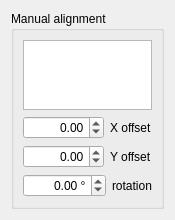
      <widget class="QWidget" name="page_manual">
       <property name="geometry">
        <rect>
         <x>0</x>
         <y>0</y>
         <width>139</width>
         <height>204</height>
        </rect>
       </property>
       <attribute name="label">
        <string>Manual alignment</string>
       </attribute>
       <layout class="QVBoxLayout" name="verticalLayout_9">
        <item>
         <widget class="QGroupBox" name="manualAlignGroupBox">
          <property name="sizePolicy">
           <sizepolicy hsizetype="Preferred" vsizetype="Expanding">
            <horstretch>0</horstretch>
            <verstretch>0</verstretch>
           </sizepolicy>
          </property>
          <property name="title">
           <string>Manual alignment</string>
          </property>
          <layout class="QVBoxLayout" name="verticalLayout_8">
           <item>
            <widget class="QListWidget" name="listWidgetManualAlign"/>
           </item>
           <item>
            <layout class="QHBoxLayout" name="horizontalLayout_11">
             <item>
              <widget class="QDoubleSpinBox" name="doubleSpinBoxOffsetX">
               <property name="sizePolicy">
                <sizepolicy hsizetype="Expanding" vsizetype="Fixed">
                 <horstretch>0</horstretch>
                 <verstretch>0</verstretch>
                </sizepolicy>
               </property>
               <property name="alignment">
                <set>Qt::AlignRight|Qt::AlignTrailing|Qt::AlignVCenter</set>
               </property>
               <property name="minimum">
                <double>-99999.000000000000000</double>
               </property>
               <property name="maximum">
                <double>99999.000000000000000</double>
               </property>
               <property name="singleStep">
                <double>0.100000000000000</double>
               </property>
               <property name="value">
                <double>0.000000000000000</double>
               </property>
              </widget>
             </item>
             <item>
              <widget class="QLabel" name="label_4">
               <property name="sizePolicy">
                <sizepolicy hsizetype="Minimum" vsizetype="Preferred">
                 <horstretch>0</horstretch>
                 <verstretch>0</verstretch>
                </sizepolicy>
               </property>
               <property name="minimumSize">
                <size>
                 <width>0</width>
                 <height>0</height>
                </size>
               </property>
               <property name="text">
                <string>X offset</string>
               </property>
              </widget>
             </item>
            </layout>
           </item>
           <item>
            <layout class="QHBoxLayout" name="horizontalLayout_10">
             <item>
              <widget class="QDoubleSpinBox" name="doubleSpinBoxOffsetY">
               <property name="sizePolicy">
                <sizepolicy hsizetype="Expanding" vsizetype="Fixed">
                 <horstretch>0</horstretch>
                 <verstretch>0</verstretch>
                </sizepolicy>
               </property>
               <property name="alignment">
                <set>Qt::AlignRight|Qt::AlignTrailing|Qt::AlignVCenter</set>
               </property>
               <property name="minimum">
                <double>-99999.000000000000000</double>
               </property>
               <property name="maximum">
                <double>99999.000000000000000</double>
               </property>
               <property name="singleStep">
                <double>0.100000000000000</double>
               </property>
              </widget>
             </item>
             <item>
              <widget class="QLabel" name="label_3">
               <property name="sizePolicy">
                <sizepolicy hsizetype="Minimum" vsizetype="Preferred">
                 <horstretch>0</horstretch>
                 <verstretch>0</verstretch>
                </sizepolicy>
               </property>
               <property name="minimumSize">
                <size>
                 <width>0</width>
                 <height>0</height>
                </size>
               </property>
               <property name="text">
                <string>Y offset</string>
               </property>
              </widget>
             </item>
            </layout>
           </item>
           <item>
            <layout class="QHBoxLayout" name="horizontalLayout_17">
             <item>
              <widget class="QDoubleSpinBox" name="spinBoxOffsetT">
               <property name="sizePolicy">
                <sizepolicy hsizetype="Expanding" vsizetype="Fixed">
                 <horstretch>0</horstretch>
                 <verstretch>0</verstretch>
                </sizepolicy>
               </property>
               <property name="alignment">
                <set>Qt::AlignRight|Qt::AlignTrailing|Qt::AlignVCenter</set>
               </property>
               <property name="suffix">
                <string> °</string>
               </property>
               <property name="minimum">
                <double>-180.000000000000000</double>
               </property>
               <property name="maximum">
                <double>180.000000000000000</double>
               </property>
               <property name="singleStep">
                <double>0.250000000000000</double>
               </property>
               <property name="value">
                <double>0.000000000000000</double>
               </property>
              </widget>
             </item>
             <item>
              <widget class="QLabel" name="label_6">
               <property name="sizePolicy">
                <sizepolicy hsizetype="Minimum" vsizetype="Preferred">
                 <horstretch>0</horstretch>
                 <verstretch>0</verstretch>
                </sizepolicy>
               </property>
               <property name="text">
                <string>rotation</string>
               </property>
              </widget>
             </item>
            </layout>
           </item>
          </layout>
         </widget>
        </item>
       </layout>
      </widget>
